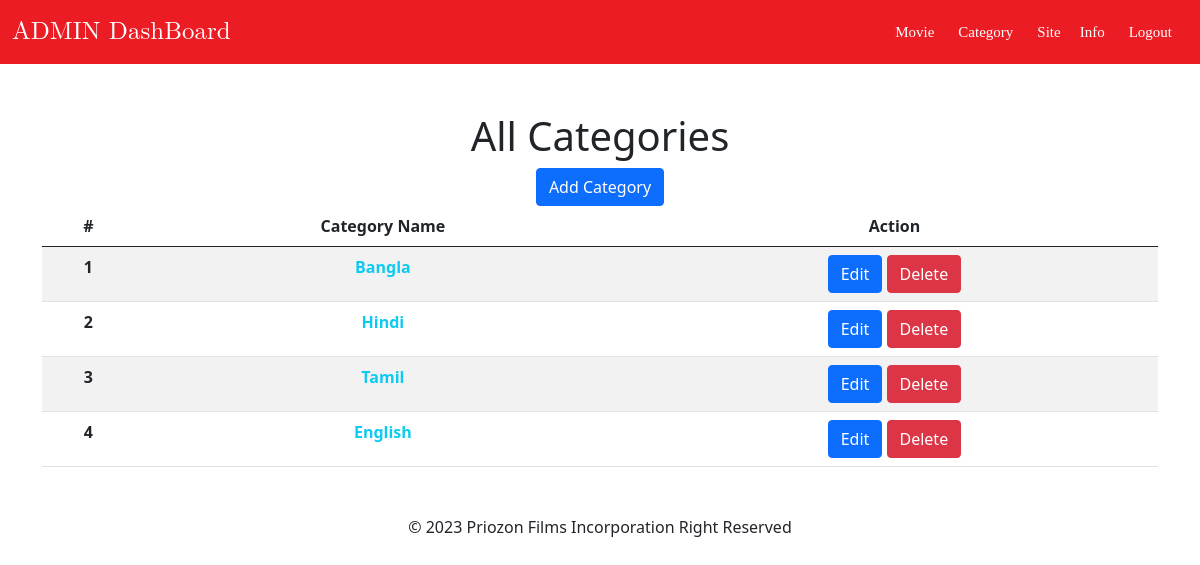
Before: /administration/category/ (signed in) with the older database file.
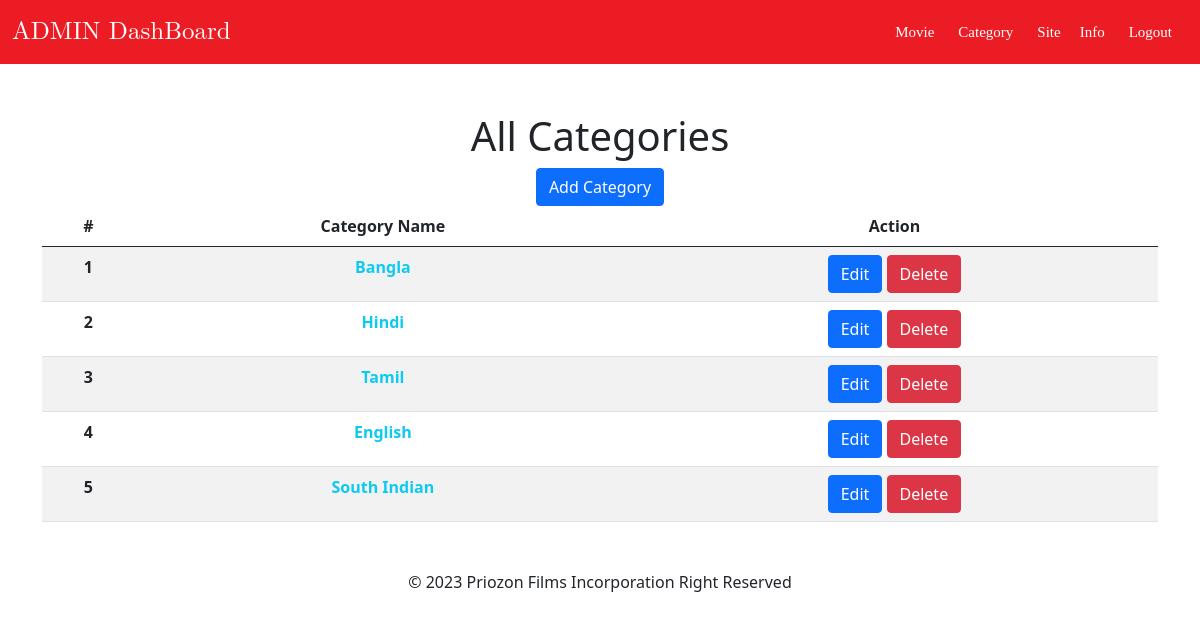
After: the same page with the newer database file.
### app/models.py (models this page shows, shortened)
class Category(models.Model):
    name = models.CharField(max_length=100)
    cretaed_at = models.DateTimeField(auto_now_add=True)
    class Meta:
        verbose_name_plural = 'Categories'

### app/views.py (the view)
# urls.py: path('administration/category/',views.category_admin,name="category-admin"),
@login_required(login_url='login')
def category_admin(request):
    categories = Category.objects.all()
    context = {
        'categories':categories
    }
    return render(request,'category-admin.html',context=context)

### app/context_processors.py (called while the page is built)
def siteinfo(request):
    info = models.Info.objects.all().first()
    print(info)
    return {'info':info}

def categories(request):
    categories = models.Category.objects.all()
    return {'categories':categories}

### app/models.py (called while the page is built)
    def __str__(self):
        return self.name

### app/templates/category-admin.html
{% extends 'adminbase.html' %}
{% block body %}
<div class="container text-center">
          <h1 class="text-bold  mt-5 ">All Categories</h1>
          <a href="{% url 'category-add' %}" class="btn btn-primary">Add Category</a>
          <table class="table table-striped">
  <thead>
    <tr>
      <th scope="col">#</th>
      <th scope="col">Category Name</th>
      <th scope="col">Action</th>
    </tr>
  </thead>
  <tbody>
    {% for c in categories %}
        <tr>
        <th scope="row ">{{forloop.counter}}</th>
        <td class="fw-bold text-info">{{c.name}}</td>
        <td>
        <a href="{% url "categoryedit" c.id %}" class="btn btn-primary">Edit</a>
        <a href="{% url "categorydelete" c.id %}" class="btn btn-danger">Delete</a>
        </td>
        </tr>
    {% endfor %}
  </tbody>
</table>
</div>
{% endblock body %}

Changed rows visible on the page:
added Category: name "South Indian"
